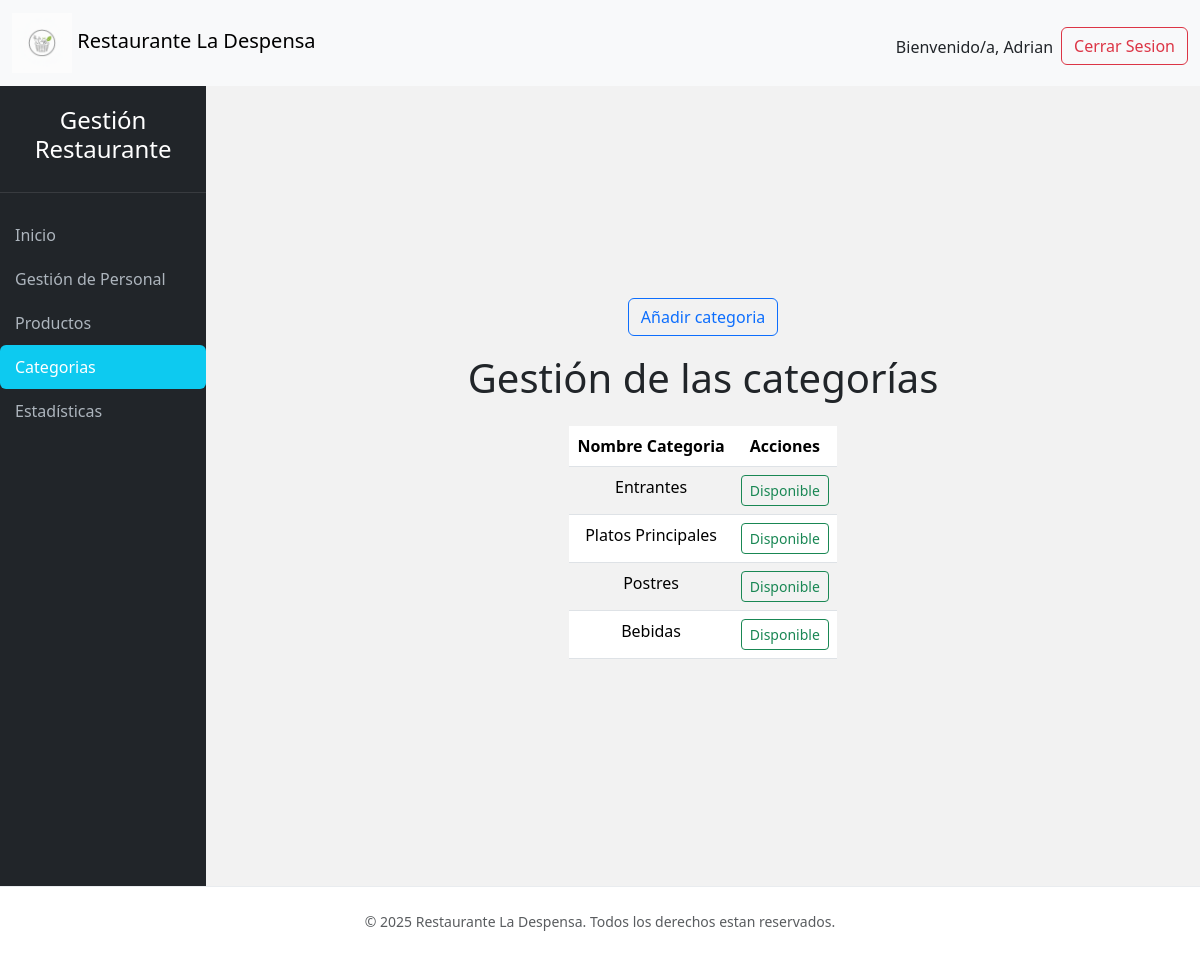
Page /encargados/categorias.php (signed in) on the committed database.
### tables this page shows
CREATE TABLE `categoria` (
  `idcat` int(11) NOT NULL,
  `nombre` varchar(255) NOT NULL,
  `estado` tinyint(1) NOT NULL COMMENT '0=disponible 1=bloqueado'
);

### encargados/categorias.php (the view, shortened to what this page needs)
<?php
include("../conexion.php");
?>
<!DOCTYPE html>
<html lang="es">
<head>
    <?php include("../head.php"); ?>
</head>
<body class="d-flex flex-column min-vh-100">
    <?php include("../nav.php"); ?>
    <div class="wrapper">
        <?php include("navbar.php"); ?>
        <main class="container my-5">
            <div class="mb-2">
                <button class="btn btn-outline-primary" type="button" data-bs-toggle="collapse" data-bs-target="#usuario" aria-expanded="false" aria-controls="usuario">
                    Añadir categoria
                </button>
            </div>
            <h1 class="mb-4">Gestión de las categorías</h1>
            <div class="table-responsive">
                <table class="table table-hover table-striped">
                    <thead>
                        <tr>
                            <th>Nombre Categoria</th>
                            <th>Acciones</th>
                        </tr>
                    </thead>
                    <tbody>
                        <?php
                        $consulta = "SELECT *
                                         FROM categoria";
                        $categorias = mysqli_query($conn, $consulta);
                        if ($categorias && mysqli_num_rows($categorias) > 0) {
                            while ($cat = mysqli_fetch_assoc($categorias)) {
                                echo "<tr class='justify-content-center align-items-center mx-auto'>";
                                echo "<td>" . $cat['nombre']."</td>";
                                echo "<td>" ;
                                echo "<div class='d-flex flex-column flex-sm-row gap-2'>";
                                if ($cat['estado'] == 0) {
                                    echo "<a href='bloquearcategoria.php?idcat=" . $cat['idcat'] . "' class='btn btn-sm btn-outline-success'>Disponible</a>";
                                } else {
                                    echo "<a href='bloquearcategoria.php?idcat=" . $cat['idcat'] . "' class='btn btn-sm btn-outline-danger'>Bloqueado</a>";
                                }
                                echo "</div>";
                                echo "</td>";
                            }
                        } else {
                            echo "<tr><td colspan=2><div class='fw-bold alert alert-danger'>No hay categorias registradas.</div></td></tr>";
                        }
                        ?>
                    </tbody>
                </table>
            </div>
        </main>
    </div>
    <?php include("../footer.php"); ?>
</body>
</html>

### styles.css (style rules this page uses)
body { display: flex; min-height: 100vh; flex-direction: column; background-color: #f8f9fa; background: linear-gradient(rgba(0, 0, 0, 0.05), rgba(0, 0, 0, 0.05)); margin: 0; }
.wrapper { display: flex; flex: 1; }
main { display: flex; flex-direction: column; align-items: center; justify-content: center; text-align: center; }

### rows in the picture
categoria: nombre "Entrantes"
categoria: nombre "Platos Principales"
categoria: nombre "Postres"
categoria: nombre "Bebidas"

### other values in the picture
$_SESSION['nombre'] "Adrian"
